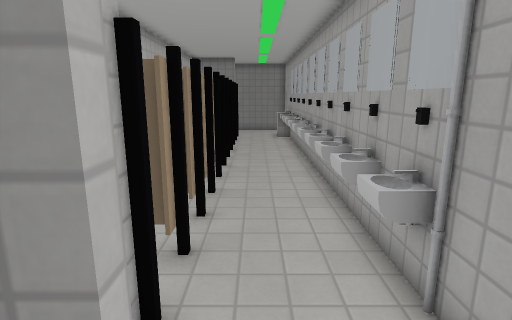
[1] (above)

24 first-person views from a walk through a Godot game level. The camera is 1.5 m above the floor, tilts 12° down and sees 80° across. Doors that lead somewhere are drawn open, without their leaves. The floor is counted in squares, 0.5 m on a side. Each view is taken from the middle of a square. On the plan, view 1 faces up. The plan holds only what a view shows up to about 20 squares ahead; the rest is blank. Some surface patterns are stand-ins.

[2]
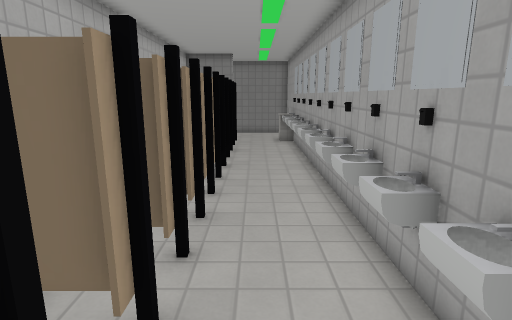

[3]
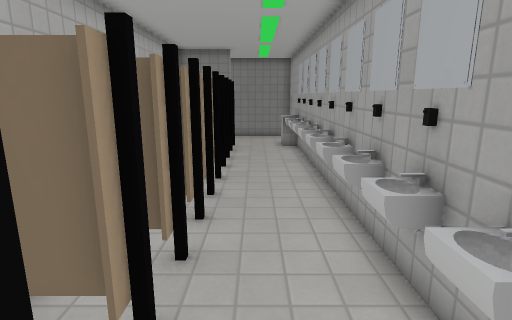

[4]
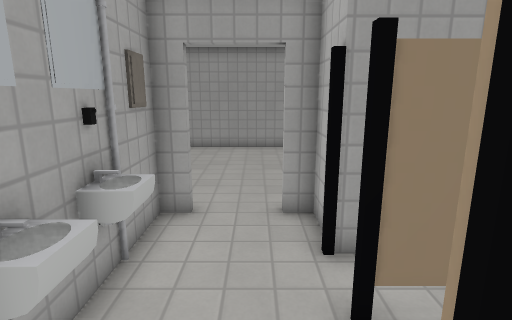

[5]
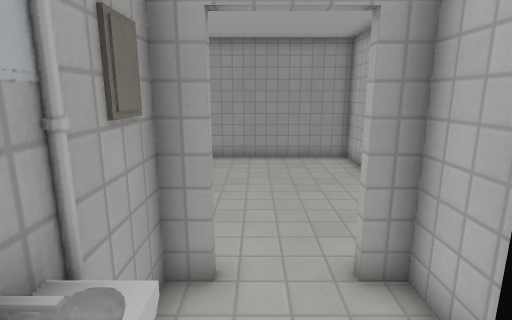

[6]
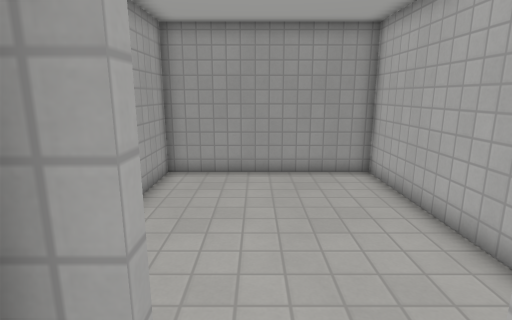

[7]
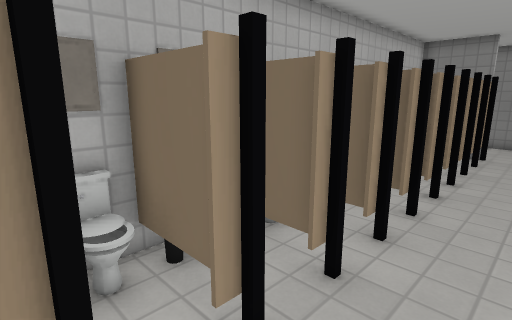

[8]
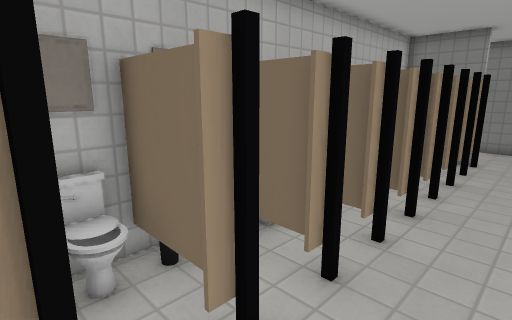

[9]
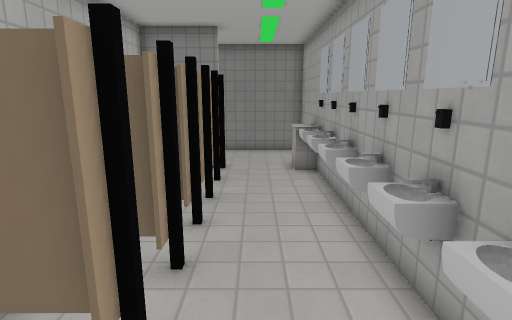

[10]
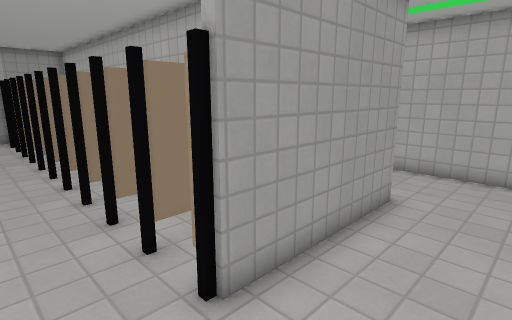

[11]
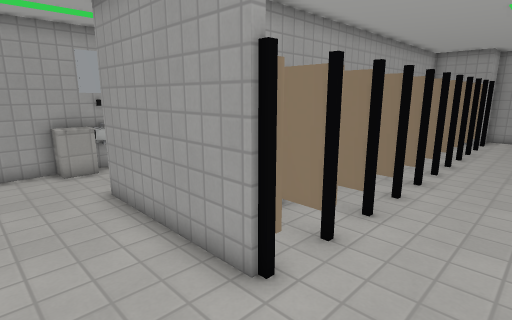

[12]
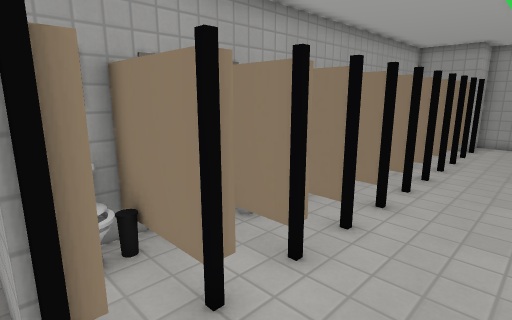

[13]
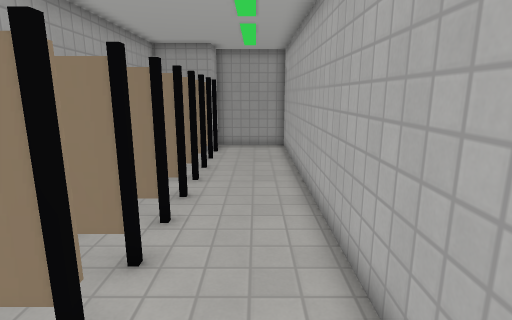

[14]
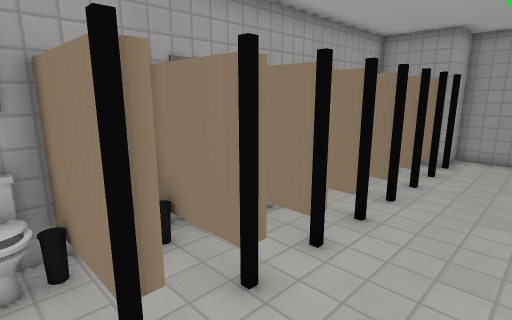

[15]
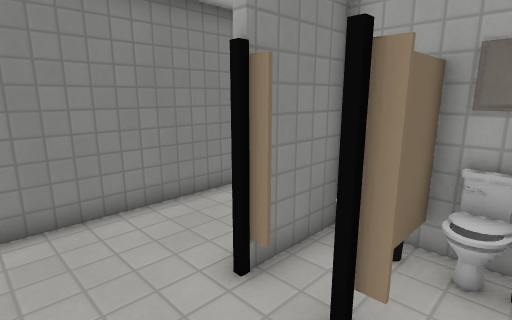

[16]
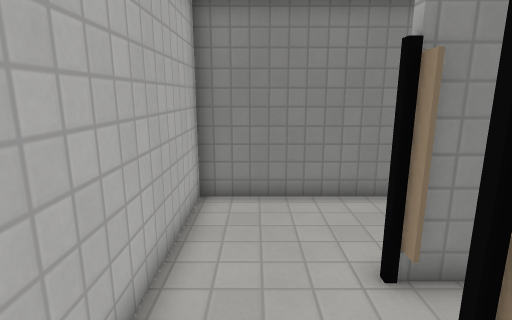

[17]
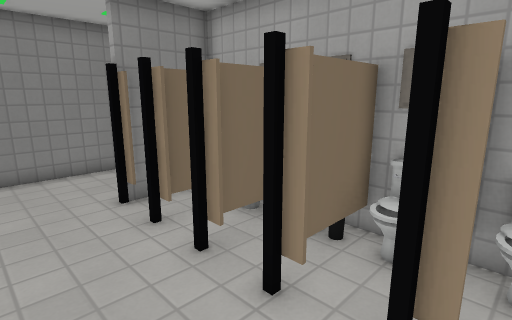

[18]
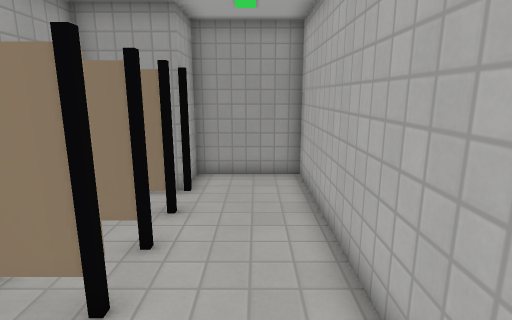

[19]
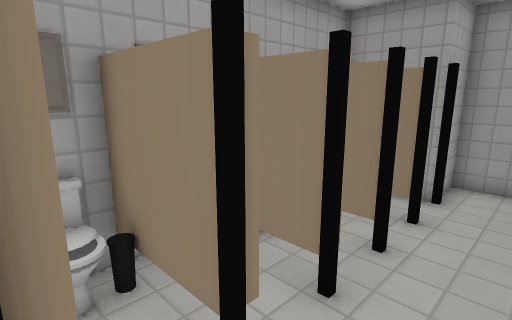

[20]
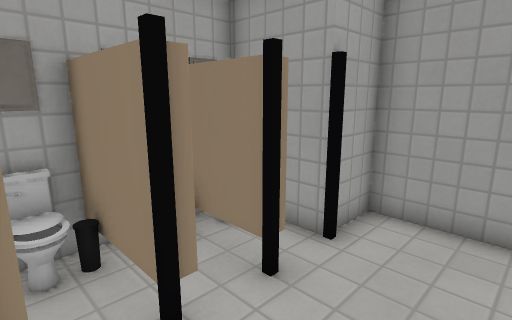

[21]
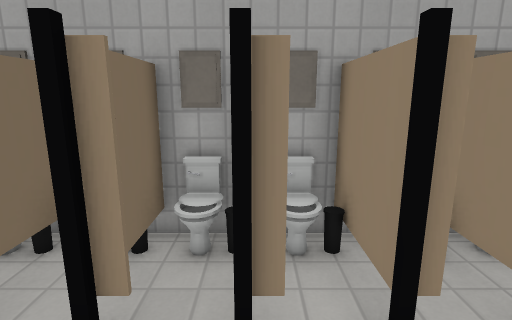

[22]
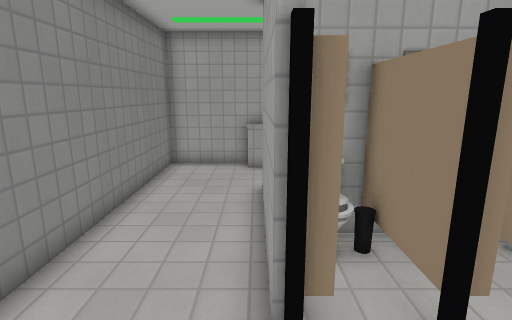

[23]
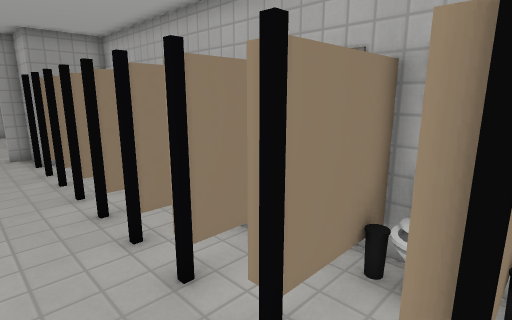

[24]
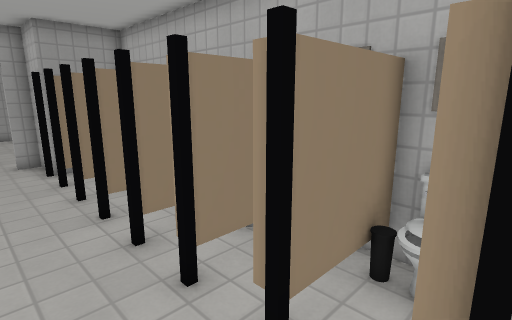

### Floor plan
Points are (right, up) in squares from view 1. A wall is a line through its corners. A room is listed if a view was taken in it or the views show most of it. See-through windows are left out.
Room 1 (views 1, 2, 3, 4, 5, 6, 7, 8, 9, 23, 24)
walls: (-1.5, 5.5) (-1.5, 4.9); (-1.5, 3.6) (-1.5, 1.5); (-1.5, 7.4) (-1.5, 6.8); (2.5, 1.5) (2.5, 21.6); (-0.7, 1.5) (-0.7, 1.2) (-1.2, 1.2); (1.7, 1.1) (1.7, 1.5); (-1.5, 9.3) (-1.5, 8.6); (-1.5, 11.2) (-1.5, 10.6); (-3.5, -2) (-3.5, -8.8) (4.5, -8.8) (4.5, -7.9); (-1.5, 13.1) (-1.5, 12.5); (-1.5, 15) (-1.5, 14.4); (-1.5, 16.9) (-1.5, 16.2); (-1.5, 18.8) (-1.5, 18.2); (-1.5, 20.7) (-1.5, 20.1); (2.5, 22.4) (2.5, 23.6); (-1.5, 22.5) (-1.5, 22)
low walls: (1.7, 22.4) (1.7, 23.3); (1.5, 22.5) (1.5, 23.3)
ways out: opening at (0.5, 24) to room 2; open door at (-1.5, 8) to room 3; open door at (-1.5, 17.8) to room 4; open door at (-1.5, 5) to room 5; open door at (-1.5, 10); open door at (-1.5, 12)
objects: sink (1, 14); sink (2, 4); mirror (2, 5); sink (2, 6) to (2, 7); mirror (2, 8); sink (2, 9); mirror (2, 10); sink (2, 11); mirror (2, 12); sink (2, 13); mirror (2, 14); sink (2, 15); mirror (2, 16); sink (2, 17); mirror (2, 18); sink (2, 19); mirror (2, 20); sink (2, 21) to (2, 22)
Room 2 (views 10, 11, 12, 13, 14, 15, 16, 17, 18, 19, 20, 21, 22)
walls: (-7.7, 18.1) (-7.7, 18.8); (-7.7, 16.2) (-7.7, 16.9); (-7.7, 20.1) (-7.7, 20.7); (-11.7, 18.2) (-11.7, 1.5) (-7.7, 1.5) (-7.7, 3.1); (-7.7, 14.4) (-7.7, 15); (-7.7, 22) (-7.7, 22.5); (-7.8, 22.8) (-1.4, 22.8); (-7.7, 12.5) (-7.7, 13.1); (-7.7, 10.6) (-7.7, 11.2); (-7.7, 8.6) (-7.7, 9.3); (-7.7, 6.8) (-7.7, 7.4); (2.5, 23.6) (2.5, 26.8) (-11.7, 26.8) (-11.7, 19.8)
ways out: opening at (0.5, 24) to room 1; open door at (-8, 8) to room 3; open door at (-8, 18) to room 4; open door at (-8, 10) to room 7; open door at (-8, 12) to room 8; open door at (-8, 5)
Room 3 (no view inside)
walls: (-4.7, 7.3) (-4.7, 8.6); (-7.7, 7.4) (-4.7, 7.4); (-1.6, 9.2) (-4.5, 9.2) (-4.5, 6.4)
ways out: open door at (-1.5, 8) to room 1; open door at (-8, 8) to room 2
objects: toilet (-5, 8); toilet (-4, 8)
Room 4 (no view inside)
walls: (-4.7, 13.1) (-4.7, 15); (-5.4, 14.9) (-7.8, 14.9); (-2.9, 13.1) (-1.5, 13.1); (-7.7, 13.1) (-6.4, 13.1)
ways out: open door at (-1.5, 17.8) to room 1; open door at (-8, 18) to room 2
objects: toilet (-5, 14); other object (-4, 14)
Room 5 (no view inside)
walls: (-7.8, 5.5) (-5.6, 5.5); (-1.6, 7.3) (-4.7, 7.3)
ways out: open door at (-1.5, 5) to room 1
objects: other object (-5, 6); toilet (-4, 6)
Room 6 (no view inside)
walls: (-4.5, 16.8) (-7.8, 16.8); (-4.5, 15) (-1.5, 15); (-7.7, 15) (-5, 15)
objects: toilet (-5, 16); toilet (-4, 16)
Room 7 (no view inside)
walls: (-7.7, 9.3) (-4.5, 9.3)
ways out: open door at (-8, 10) to room 2
Room 8 (no view inside)
walls: (-7.7, 11.2) (-6, 11.2); (-6.1, 13) (-7.8, 13)
ways out: open door at (-8, 12) to room 2

Positions as (right, up) in squares from view 1, and headings:
1: (0, 0), facing up
2: (0, 2), facing up
3: (0, 4), facing up
4: (0, 9), facing down
5: (1, 6), facing down
6: (1, 3), facing down
7: (1, 5), facing up-left
8: (1, 7), facing up-left
9: (0, 10), facing up
10: (1, 26), facing down-left
11: (-11, 26), facing down-right
12: (-11, 23), facing down-right
13: (-10, 20), facing down
14: (-11, 18), facing down-right
15: (-11, 19), facing up-right
16: (-10, 18), facing up
17: (-11, 14), facing up-right
18: (-10, 13), facing down
19: (-10, 13), facing down-right
20: (-11, 9), facing down-right
21: (-11, 11), facing right
22: (-11, 23), facing right
23: (1, 19), facing down-left
24: (1, 17), facing down-left
